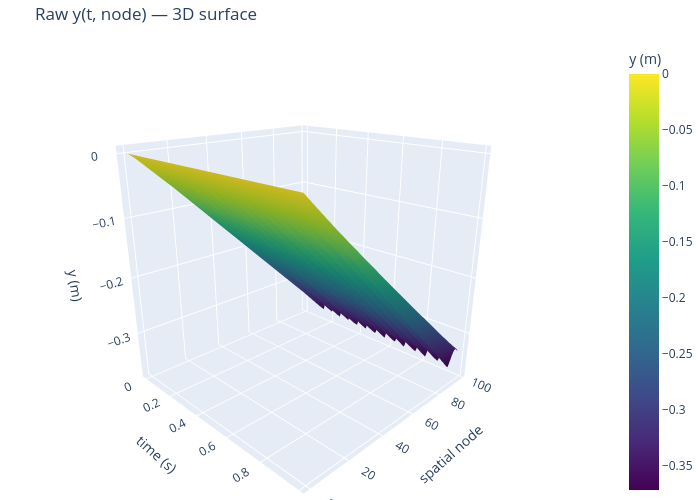

Notebook cell for this chart:
### Markdown cell above
## Step 3d — 3D surface: raw y(t, node)

Raw vertical position before GP smoothing.

### Code cell
import plotly.graph_objects as go

# _yr, t_plot, node_plot are defined in the surf-raw-x cell above.
# Re-define node_plot/t_plot here in case this cell is run independently.
t_plot    = t_raw[::1   ]
node_plot = np.arange(0, N_VIDEO_PTS, 2)
Y_surf_raw = _yr[::1, :][:, node_plot]

# ── Plotly 3D surface (rotatable) ─────────────────────────────────────────
fig3d = go.Figure(go.Surface(
    x=t_plot, y=node_plot, z=Y_surf_raw.T,
    colorscale='viridis', colorbar=dict(title='y (m)'),
))
fig3d.update_layout(
    title='Raw y(t, node) — 3D surface',
    scene=dict(
        xaxis_title='time (s)',
        yaxis_title='spatial node',
        zaxis_title='y (m)',
        camera=dict(eye=dict(x=1.5, y=-1.5, z=0.8))
    ),
    width=700, height=500, margin=dict(l=0, r=0, t=40, b=0)
)
fig3d.show()

# ── Matplotlib heatmap (inline, resizable) ────────────────────────────────
fig2d, ax = plt.subplots(figsize=(8, 4), dpi=100)
im = ax.imshow(Y_surf_raw.T, aspect='auto', origin='lower',
               extent=[t_plot[0], t_plot[-1], node_plot[0], node_plot[-1]],
               cmap='viridis')
fig2d.colorbar(im, ax=ax, label='y (m)')
ax.set_xlabel('time (s)')
ax.set_ylabel('spatial node')
ax.set_title('Raw y(t, node) — heatmap')
plt.tight_layout()
plt.show()

### Figure 1 — Plotly figure (JSON) as saved in the notebook; plotly's stock layout.template omitted (floating-point values rounded to 4 significant figures; data arrays with more than 128 entries replaced by an {"elided": "..."} marker saying what was removed)
{"data": [{"colorbar": {"title": {"text": "y (m)"}}, "colorscale": [[0, "#440154"], [0.1111, "#482878"], [0.2222, "#3e4989"], [0.3333, "#31688e"], [0.4444, "#26828e"], [0.5556, "#1f9e89"], [0.6667, "#35b779"], [0.7778, "#6ece58"], [0.8889, "#b5de2b"], [1, "#fde725"]], "type": "surface", "x": {"elided": "193 float values"}, "y": [0, 2, 4, 6, 8, 10, 12, 14, 16, 18, 20, 22, 24, 26, 28, 30, 32, 34, 36, 38, 40, 42, 44, 46, 48, 50, 52, 54, 56, 58, 60, 62, 64, 66, 68, 70, 72, 74, 76, 78, 80, 82, 84, 86, 88, 90, 92, 94, 96, 98], "z": {"elided": "50x193 float values"}}], "layout": {"height": 500, "margin": {"b": 0, "l": 0, "r": 0, "t": 40}, "scene": {"camera": {"eye": {"x": 1.5, "y": -1.5, "z": 0.8}}, "xaxis": {"title": {"text": "time (s)"}}, "yaxis": {"title": {"text": "spatial node"}}, "zaxis": {"title": {"text": "y (m)"}}}, "title": {"text": "Raw y(t, node) — 3D surface"}, "width": 700}}
